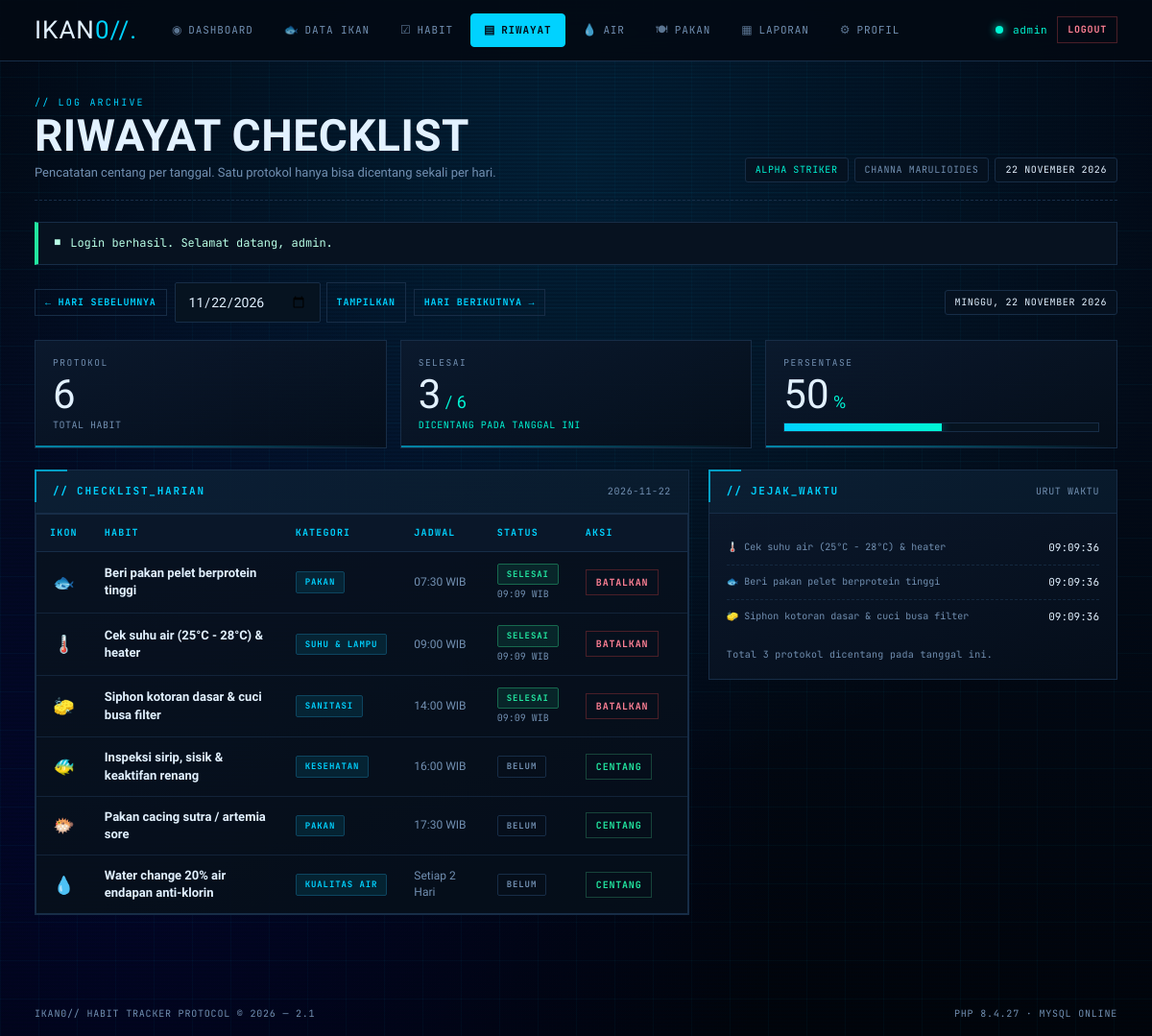
/log/index.php (signed in), run on the app's committed database.
### tables this page shows
CREATE TABLE IF NOT EXISTS `users` (
  `id`         INT AUTO_INCREMENT PRIMARY KEY,
  `username`   VARCHAR(50)  NOT NULL UNIQUE,
  `password`   VARCHAR(255) NOT NULL,
  `nama_ikan`  VARCHAR(60)  NOT NULL DEFAULT 'Ikan Cupang Alpha',
  `jenis_ikan` VARCHAR(60)  NOT NULL DEFAULT 'Betta splendens',
  `created_at` TIMESTAMP    DEFAULT CURRENT_TIMESTAMP
);

CREATE TABLE IF NOT EXISTS `habits` (
  `id`            INT AUTO_INCREMENT PRIMARY KEY,
  `user_id`       INT NOT NULL,
  `nama_habit`    VARCHAR(100) NOT NULL,
  `kategori`      VARCHAR(50)  NOT NULL DEFAULT 'PAKAN',
  `waktu`         VARCHAR(40)  NOT NULL DEFAULT 'Rutin Harian',
  `emblem`        VARCHAR(10)  NOT NULL DEFAULT '🐟',
  `target_harian` INT NOT NULL DEFAULT 1,
  `created_at`    TIMESTAMP DEFAULT CURRENT_TIMESTAMP,
  KEY `idx_habits_user` (`user_id`),
  CONSTRAINT `fk_habits_user`
    FOREIGN KEY (`user_id`) REFERENCES `users`(`id`) ON DELETE CASCADE
);

CREATE TABLE IF NOT EXISTS `habit_logs` (
  `id`           INT AUTO_INCREMENT PRIMARY KEY,
  `habit_id`     INT NOT NULL,
  `tanggal`      DATE NOT NULL,
  `status`       TINYINT(1) NOT NULL DEFAULT 1,
  `completed_at` TIMESTAMP DEFAULT CURRENT_TIMESTAMP,
  UNIQUE KEY `unique_habit_date` (`habit_id`, `tanggal`),
  CONSTRAINT `fk_logs_habit`
    FOREIGN KEY (`habit_id`) REFERENCES `habits`(`id`) ON DELETE CASCADE
);

### includes/auth.php (called while the page is built, shortened)
<?php
require_once __DIR__ . '/koneksi.php';
function current_user(): ?array
{
    return [
        'id'         => (int)$_SESSION['user_id'],
        'username'   => $_SESSION['username']    ?? 'Admin',
        'nama_ikan'  => $_SESSION['nama_ikan']   ?? 'Ikan Tanpa Nama',
        'jenis_ikan' => $_SESSION['jenis_ikan']  ?? 'Spesies tidak diketahui',
    ];
}
function sinkron_user_database(): void
{
    $id  = (int)$_SESSION['user_id'];
    $row = db_row(
        "SELECT id, username, nama_ikan, jenis_ikan FROM users WHERE id = ? LIMIT 1",
        'i',
        [$id]
    );
}
sinkron_user_database();
$theme_mode = $_COOKIE['ikan_theme'] ?? 'abyss-dark';

### includes/koneksi.php (called while the page is built, shortened)
<?php
$conn             = @new mysqli(DB_HOST, DB_USER, DB_PASS, DB_NAME);
$db_connected     = true;
if ($conn->connect_error) {
    $db_connected     = false;
    $db_error_message = $conn->connect_error;
    error_log('[IKAN] Koneksi database gagal: ' . $conn->connect_error);
} else {
    $conn->set_charset('utf8mb4');
}
function db_tipe($nilai): string
{
    if (is_int($nilai) || is_bool($nilai)) {
        return 'i';
    }
    return 's';
}
function db_jalankan(string $sql, array $params = [])
{
    global $conn, $db_connected;
    $stmt = $conn->prepare($sql);
    $tipe = '';
    foreach ($params as $nilai) {
        $tipe .= db_tipe($nilai);
    }
    $stmt->bind_param($tipe, ...array_values($params));
    if (!$stmt->execute()) {
        error_log('[IKAN] Eksekusi gagal: ' . $stmt->error . ' | ' . $sql);
        return false;
    }
    if ($stmt->field_count > 0) {
        $hasil = $stmt->get_result();
        return $hasil;
    }
    return $stmt;
}
function db_all(string $sql, string $types = '', array $params = []): array
{
    $hasil = db_jalankan($sql, $params);
    $baris = [];
    while ($row = $hasil->fetch_assoc()) {
        $baris[] = $row;
    }
    return $baris;
}
function db_row(string $sql, string $types = '', array $params = []): ?array
{
    $hasil = db_jalankan($sql, $params);
    $row = $hasil->fetch_assoc();
    return $row ?: null;
}

### includes/functions.php (called while the page is built, shortened)
<?php
function e($teks): string
{
    return htmlspecialchars((string)$teks, ENT_QUOTES, 'UTF-8');
}
function take_flash(): ?array
{
    $flash = $_SESSION['flash'];
    return $flash;
}
function nama_hari(string $tanggal): string
{
    $hari = ['Minggu', 'Senin', 'Selasa', 'Rabu', 'Kamis', 'Jumat', 'Sabtu'];
    return $hari[(int)date('w', strtotime($tanggal))];
}
function nama_bulan(int $bulan): string
{
    $bulan_indonesia = [
        1 => 'Januari', 'Februari', 'Maret', 'April', 'Mei', 'Juni',
        'Juli', 'Agustus', 'September', 'Oktober', 'November', 'Desember'
    ];
    return $bulan_indonesia[$bulan] ?? '';
}
function tanggal_indonesia(string $tanggal): string
{
    $ts = strtotime($tanggal);
    return date('j', $ts) . ' ' . nama_bulan((int)date('n', $ts)) . ' ' . date('Y', $ts);
}
function ambil_habits(int $user_id): array
{
    return db_all(
        "SELECT id, nama_habit, kategori, waktu, emblem, target_harian
         FROM habits WHERE user_id = ? ORDER BY id ASC",
        'i',
        [$user_id]
    );
}
function statistik_harian(array $habits, array $completed_ids): array
{
    $total   = count($habits);
    $selesai = 0;
    $id_selesai = array_map('intval', $completed_ids);
    foreach ($habits as $h) {
        if (in_array((int)$h['id'], $id_selesai, true)) {
            $selesai++;
        }
    }
    $persen = $total > 0 ? (int)round($selesai / $total * 100) : 0;
    return [
        'total'   => $total,
        'selesai' => $selesai,
        'persen'  => $persen,
    ];
}

### log/index.php (the view, shortened to what this page needs)
<?php
require_once __DIR__ . '/../includes/auth.php';
require_once __DIR__ . '/../includes/functions.php';
$user = current_user();
$tanggal = $_GET['tanggal'] ?? date('Y-m-d');
$habits = ambil_habits($user['id']);
$selesai = [];
if ($db_connected) {
    $rows = db_all(
        "SELECT l.id, l.habit_id, l.completed_at, h.nama_habit, h.emblem, h.kategori
         FROM habit_logs l
         JOIN habits h ON h.id = l.habit_id
         WHERE h.user_id = ? AND l.tanggal = ?
         ORDER BY l.completed_at ASC",
        'is',
        [$user['id'], $tanggal]
    );
    foreach ($rows as $r) {
        $selesai[(int)$r['habit_id']] = $r;
    }
}
$stat = statistik_harian($habits, array_keys($selesai));
$sebelumnya = date('Y-m-d', strtotime($tanggal . ' -1 day'));
$berikutnya = date('Y-m-d', strtotime($tanggal . ' +1 day'));
$page_title   = 'Riwayat Checklist';
$page_eyebrow = 'LOG ARCHIVE';
$page_desc    = 'Pencatatan centang per tanggal. Satu protokol hanya bisa dicentang sekali per hari.';
$active       = 'log';
include __DIR__ . '/../includes/header.php';
?>
<div class="toolbar">
  <div class="toolbar-group">
    <a class="btn-mini" href="?tanggal=<?= $sebelumnya ?>">&larr; HARI SEBELUMNYA</a>
    <form method="get" action="<?= BASE_URL ?>log/index.php" style="display:flex;gap:6px;">
      <input class="form-input" type="date" name="tanggal" value="<?= e($tanggal) ?>"
             style="max-width:170px;">
      <button class="btn-mini" type="submit">TAMPILKAN</button>
    </form>
    <a class="btn-mini" href="?tanggal=<?= $berikutnya ?>">HARI BERIKUTNYA &rarr;</a>
  </div>
  <span class="meta-chip mono">
    <?= nama_hari($tanggal) ?>, <?= tanggal_indonesia($tanggal) ?>
  </span>
</div>
<div class="stat-grid">
  <div class="stat-box">
    <div class="stat-label">Protokol</div>
    <div class="stat-number"><?= $stat['total'] ?></div>
    <div class="stat-note dim">TOTAL HABIT</div>
  </div>
  <div class="stat-box">
    <div class="stat-label">Selesai</div>
    <div class="stat-number"><?= $stat['selesai'] ?><small> / <?= $stat['total'] ?></small></div>
    <div class="stat-note">DICENTANG PADA TANGGAL INI</div>
  </div>
  <div class="stat-box">
    <div class="stat-label">Persentase</div>
    <div class="stat-number"><?= $stat['persen'] ?><small> %</small></div>
    <div class="bar-track" style="margin-top:8px;">
      <div class="bar-fill" style="width:<?= $stat['persen'] ?>%;"></div>
    </div>
  </div>
</div>
<div class="split">
  <div class="panel">
    <div class="panel-head">
      <h2 class="panel-title">// CHECKLIST_HARIAN</h2>
      <span class="panel-sub"><?= e($tanggal) ?></span>
    </div>
    <div class="panel-body tight">
      <?php if (count($habits) === 0) { ?>
        <div class="empty-panel" style="border:none;">
          <span class="empty-mark">☑</span>
          <h3>Belum ada habit</h3>
          <p>Buat habit terlebih dahulu di menu HABIT.</p>
        </div>
      <?php } else { ?>
        <div class="table-wrap">
          <table class="table-cyber">
            <thead>
              <tr>
                <th width="46">IKON</th>
                <th>Habit</th>
                <th>Kategori</th>
                <th>Jadwal</th>
                <th>Status</th>
                <th width="120">Aksi</th>
              </tr>
            </thead>
            <tbody>
              <?php foreach ($habits as $h) {
                  $sudah = isset($selesai[(int)$h['id']]);
              ?>
                <tr>
                  <td class="center" style="font-size:18px;"><?= e($h['emblem']) ?></td>
                  <td><b><?= e($h['nama_habit']) ?></b></td>
                  <td><span class="badge badge-info"><?= e($h['kategori']) ?></span></td>
                  <td class="muted"><?= e($h['waktu']) ?></td>
                  <td>
                    <?php if ($sudah) { ?>
                      <span class="badge badge-ok">SELESAI</span>
                      <div class="muted mono" style="font-size:10px;margin-top:3px;">
                        <?= date('H:i', strtotime($selesai[(int)$h['id']]['completed_at'])) ?> WIB
                      </div>
                    <?php } else { ?>
                      <span class="badge badge-muted">BELUM</span>
                    <?php } ?>
                  </td>
                  <td>
                    <form method="post" action="<?= BASE_URL ?>log/toggle.php">
                      <?php if ($sudah) { ?>
                        <button class="btn-mini danger" type="submit">BATALKAN</button>
                      <?php } else { ?>
                        <button class="btn-mini ok" type="submit">CENTANG</button>
                      <?php } ?>
                    </form>
                  </td>
                </tr>
              <?php } ?>
            </tbody>
          </table>
        </div>
      <?php } ?>
    </div>
  </div>
  <div class="panel">
    <div class="panel-head">
      <h2 class="panel-title">// JEJAK_WAKTU</h2>
      <span class="panel-sub">URUT WAKTU</span>
    </div>
    <div class="panel-body">
      <?php if (count($selesai) === 0) { ?>
        <div class="empty-panel" style="border:none;padding:26px 8px;">
          <span class="empty-mark">▤</span>
          <h3>Belum ada centang</h3>
          <p>Belum ada protokol yang dicentang pada tanggal ini.</p>
        </div>
      <?php } else { ?>
        <div class="kv-list">
          <?php foreach ($selesai as $log) { ?>
            <div class="kv-row">
              <span class="kv-key" style="text-transform:none;letter-spacing:0;">
                <?= e($log['emblem']) ?> <?= e($log['nama_habit']) ?>
              </span>
              <span class="kv-val mono" style="font-size:11px;">
                <?= date('H:i:s', strtotime($log['completed_at'])) ?>
              </span>
            </div>
          <?php } ?>
        </div>
        <p class="form-hint" style="margin-top:14px;">
          Total <?= count($selesai) ?> protokol dicentang pada tanggal ini.
        </p>
      <?php } ?>
    </div>
  </div>
</div>
<?php include __DIR__ . '/../includes/footer.php'; ?>

### includes/header.php (shortened to what this page needs)
<?php
require_once __DIR__ . '/auth.php';
require_once __DIR__ . '/functions.php';
$user         = current_user();
$page_title   = $page_title   ?? APP_NAME;
$active       = $active       ?? '';
$page_eyebrow = $page_eyebrow ?? 'IKAN// PROTOCOL';
$page_desc    = $page_desc    ?? '';
$flash        = take_flash();
$menu = [
    'dashboard' => ['label' => 'DASHBOARD',  'url' => 'index.php',        'icon' => '◉'],
    'ikan'      => ['label' => 'DATA IKAN',  'url' => 'ikan/index.php',   'icon' => '🐟'],
    'habit'     => ['label' => 'HABIT',      'url' => 'habit/index.php',  'icon' => '☑'],
    'log'       => ['label' => 'RIWAYAT',    'url' => 'log/index.php',    'icon' => '▤'],
    'air'       => ['label' => 'AIR',        'url' => 'air/index.php',    'icon' => '💧'],
    'pakan'     => ['label' => 'PAKAN',      'url' => 'pakan/index.php',  'icon' => '🍽'],
    'laporan'   => ['label' => 'LAPORAN',    'url' => 'laporan.php',      'icon' => '▦'],
    'profil'    => ['label' => 'PROFIL',     'url' => 'profil.php',       'icon' => '⚙'],
];
?>
<!DOCTYPE html>
<html lang="id">
<head>
  <link rel="stylesheet" href="<?= BASE_URL ?>assets/css/style.css">
  <link rel="stylesheet" href="<?= BASE_URL ?>assets/css/pages.css">
</head>
<body class="page-inner <?= $theme_mode === 'mint-cyan' ? 'theme-mint' : '' ?>">
  <header class="shell-topbar">
    <div class="shell-wrap">
      <a class="shell-brand" href="<?= BASE_URL ?>index.php">
        IKAN<span class="accent">0//.</span>
      </a>
      <nav class="shell-nav">
        <?php foreach ($menu as $kunci => $item) { ?>
          <a href="<?= BASE_URL . $item['url'] ?>"
             class="shell-nav-link <?= $active === $kunci ? 'is-active' : '' ?>">
            <span class="nav-icon"><?= $item['icon'] ?></span>
            <?= $item['label'] ?>
          </a>
        <?php } ?>
      </nav>
      <div class="shell-user">
        <span class="db-dot <?= $db_connected ? 'on' : 'off' ?>"
              title="<?= $db_connected ? 'MySQL terhubung' : 'MySQL mati - mode demo' ?>"></span>
        <span class="user-name"><?= e($user['username']) ?></span>
        <a class="btn-mini danger" href="<?= BASE_URL ?>logout.php"
           onclick="return confirm('Keluar dari sistem?');">LOGOUT</a>
      </div>
    </div>
  </header>
  <main class="shell-wrap shell-main">
    <div class="page-head">
      <div>
        <span class="eyebrow">// <?= e($page_eyebrow) ?></span>
        <h1 class="page-title"><?= e($page_title) ?></h1>
        <?php if ($page_desc !== '') { ?>
          <p class="page-desc"><?= e($page_desc) ?></p>
        <?php } ?>
      </div>
      <div class="page-head-meta">
        <span class="meta-chip"><?= e($user['nama_ikan']) ?></span>
        <span class="meta-chip dim"><?= e($user['jenis_ikan']) ?></span>
        <span class="meta-chip mono"><?= tanggal_indonesia(date('Y-m-d')) ?></span>
      </div>
    </div>
    <?php if ($flash) { ?>
      <div class="flash flash-<?= e($flash['tipe']) ?>">
        <span class="flash-mark">■</span>
        <?= e($flash['pesan']) ?>
      </div>
    <?php } ?>

### assets/css/style.css (style rules this page uses)
:root { --bg-color: #030811; --bg-surface: #071220; --bg-surface-2: #0c1a2e; --border-color: #172d47; --brand-blue: #00d2ff; --brand-blue-hover: #38bdf8; --brand-blue-glow: rgba(0, 210, 255, 0.45); --brand-cyan: #00f5d4; --brand-lime: #52e5ff; --brand-yellow: #38bdf8; --text-main: #e2f1ff; --text-muted: #7290b2; --text-dark: #020b17; --font-display: 'Teko', sans-serif; --font-mono: 'JetBrains Mono', monospace; --font-body: 'Chakra Petch', sans-serif; }
*, *::before, *::after { box-sizing: border-box; margin: 0; padding: 0; }
body { background-color: var(--bg-color); background: radial-gradient(circle at 50% 15%, rgba(0, 119, 182, 0.22) 0%, transparent 60%), radial-gradient(circle at 10% 80%, rgba(3, 4, 94, 0.35) 0%, transparent 50%), linear-gradient(180deg, #020712 0%, #030b18 40%, #01040a 100%); background-attachment: fixed; color: var(--text-main); font-family: var(--font-body); min-height: 100vh; overflow-x: hidden; position: relative; line-height: 1.4; -webkit-font-smoothing: antialiased; }

### data on the page
users: username "admin", nama_ikan "ALPHA STRIKER", jenis_ikan "CHANNA MARULIOIDES"
habits: emblem "🐟", nama_habit "Beri pakan pelet berprotein tinggi", kategori "PAKAN", waktu "07:30 WIB", id.completed_at "09:09", shows "BATALKAN"
habits: emblem "🌡️", nama_habit "Cek suhu air (25°C - 28°C) & heater", kategori "SUHU & LAMPU", waktu "09:00 WIB", id.completed_at "09:09", shows "BATALKAN"
habits: emblem "🧽", nama_habit "Siphon kotoran dasar & cuci busa filter", kategori "SANITASI", waktu "14:00 WIB", id.completed_at "09:09", shows "BATALKAN"
habits: emblem "🐠", nama_habit "Inspeksi sirip, sisik & keaktifan renang", kategori "KESEHATAN", waktu "16:00 WIB", shows "BELUM", shows "CENTANG"
habits: emblem "🐡", nama_habit "Pakan cacing sutra / artemia sore", kategori "PAKAN", waktu "17:30 WIB", shows "BELUM", shows "CENTANG"
habits: emblem "💧", nama_habit "Water change 20% air endapan anti-klorin", kategori "KUALITAS AIR", waktu "Setiap 2 Hari", shows "BELUM", shows "CENTANG"
habit_logs: habit.emblem "🌡️", habit.nama_habit "Cek suhu air (25°C - 28°C) & heater", completed_at "09:09:36"
habit_logs: habit.emblem "🐟", habit.nama_habit "Beri pakan pelet berprotein tinggi", completed_at "09:09:36"
habit_logs: habit.emblem "🧽", habit.nama_habit "Siphon kotoran dasar & cuci busa filter", completed_at "09:09:36"

### other printed values
$item['icon'] "◉"
$item['label'] "DASHBOARD"
$item['icon'] "🐟"
$item['label'] "DATA IKAN"
$item['icon'] "☑"
$item['label'] "HABIT"
$item['icon'] "▤"
$item['label'] "RIWAYAT"
$item['icon'] "💧"
$item['label'] "AIR"
$item['icon'] "🍽"
$item['label'] "PAKAN"
$item['icon'] "▦"
$item['label'] "LAPORAN"
$item['icon'] "⚙"
